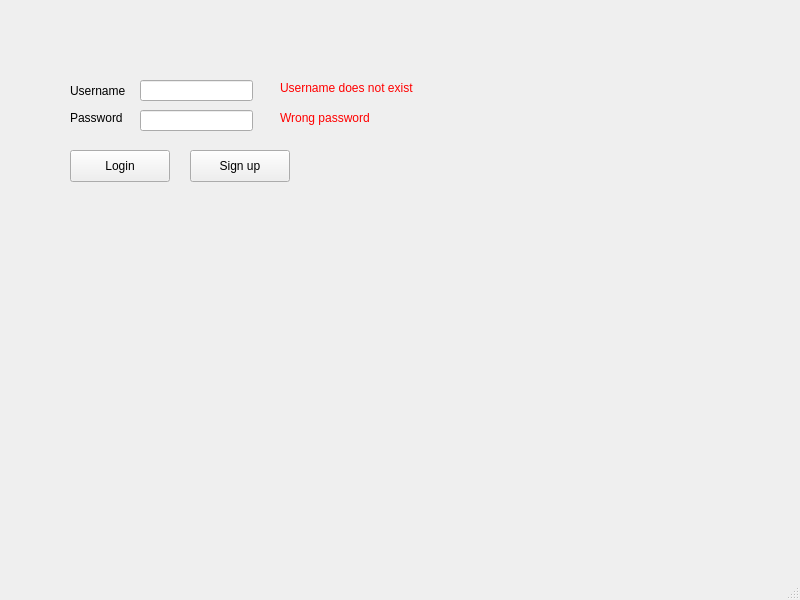
<?xml version="1.0" encoding="UTF-8"?>
<ui version="4.0">
 <class>loginWindow</class>
 <widget class="QMainWindow" name="loginWindow">
  <property name="geometry">
   <rect>
    <x>0</x>
    <y>0</y>
    <width>800</width>
    <height>600</height>
   </rect>
  </property>
  <property name="windowTitle">
   <string>loginWindow</string>
  </property>
  <widget class="QWidget" name="centralwidget">
   <widget class="QLabel" name="label">
    <property name="geometry">
     <rect>
      <x>70</x>
      <y>80</y>
      <width>71</width>
      <height>21</height>
     </rect>
    </property>
    <property name="text">
     <string>Username</string>
    </property>
   </widget>
   <widget class="QLabel" name="label_2">
    <property name="geometry">
     <rect>
      <x>70</x>
      <y>110</y>
      <width>81</width>
      <height>16</height>
     </rect>
    </property>
    <property name="text">
     <string>Password</string>
    </property>
   </widget>
   <widget class="QPushButton" name="login_button">
    <property name="geometry">
     <rect>
      <x>70</x>
      <y>150</y>
      <width>100</width>
      <height>32</height>
     </rect>
    </property>
    <property name="text">
     <string>Login</string>
    </property>
   </widget>
   <widget class="QPushButton" name="signup_button">
    <property name="geometry">
     <rect>
      <x>190</x>
      <y>150</y>
      <width>100</width>
      <height>32</height>
     </rect>
    </property>
    <property name="text">
     <string>Sign up</string>
    </property>
   </widget>
   <widget class="QLineEdit" name="username_lineedit">
    <property name="geometry">
     <rect>
      <x>140</x>
      <y>80</y>
      <width>113</width>
      <height>21</height>
     </rect>
    </property>
   </widget>
   <widget class="QLineEdit" name="password_lineedit">
    <property name="geometry">
     <rect>
      <x>140</x>
      <y>110</y>
      <width>113</width>
      <height>21</height>
     </rect>
    </property>
    <property name="echoMode">
     <enum>QLineEdit::Password</enum>
    </property>
   </widget>
   <widget class="QLabel" name="password_error">
    <property name="geometry">
     <rect>
      <x>280</x>
      <y>110</y>
      <width>121</width>
      <height>16</height>
     </rect>
    </property>
    <property name="text">
     <string>&lt;html&gt;&lt;head/&gt;&lt;body&gt;&lt;p&gt;&lt;span style=&quot; color:#ff0000;&quot;&gt;Wrong password&lt;/span&gt;&lt;/p&gt;&lt;/body&gt;&lt;/html&gt;</string>
    </property>
   </widget>
   <widget class="QLabel" name="username_error">
    <property name="geometry">
     <rect>
      <x>280</x>
      <y>80</y>
      <width>201</width>
      <height>16</height>
     </rect>
    </property>
    <property name="text">
     <string>&lt;html&gt;&lt;head/&gt;&lt;body&gt;&lt;p&gt;&lt;span style=&quot; color:#ff0000;&quot;&gt;Username does not exist&lt;/span&gt;&lt;/p&gt;&lt;/body&gt;&lt;/html&gt;</string>
    </property>
   </widget>
  </widget>
  <widget class="QMenuBar" name="menubar">
   <property name="geometry">
    <rect>
     <x>0</x>
     <y>0</y>
     <width>800</width>
     <height>22</height>
    </rect>
   </property>
  </widget>
  <widget class="QStatusBar" name="statusbar"/>
 </widget>
 <resources/>
 <connections/>
</ui>
